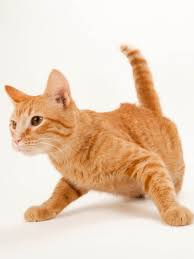
#> input picture dataset/cat/c1.jpg, 194 x 259 px; its folder holds 4 pictures in this run
$ jupyter execute Vol_1_simple_NN.ipynb
#> lines starting #> are read from the running program, lines starting #| are printed output that depends on the picture; pictures that were not available may be replaced by others from this repository, and a replacement may not be noted
[cell 1]
# importing Libraries and Setting auxiliary Variables


import numpy as np
import pandas as pd
import matplotlib.pyplot as plt
from PIL import Image
import os

[cell 2]
def load_image(path, img_size=(64,64)):
#> called with path = 'dataset', img_size = (64, 64)
    images = []
    labels = []
    for label, class_dir in enumerate( ['cat' , 'dog'] ):
        class_path = os.path.join(path, class_dir)

        for img_name in os.listdir(class_path):
            img_path = os.path.join(class_path, img_name)
            img = Image.open(img_path).convert('L').resize(img_size)
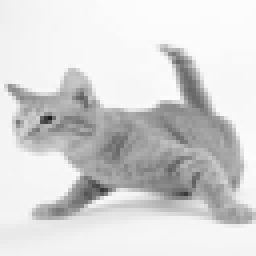
#> img: PIL image 64x64 L (shown 4 times larger); min 30, max 252, mean 214.4
            images.append(np.array(img).flatten())
            labels.append(label)

    return np.array(images) , np.array(labels)


def sigmoid(x):
    return 1/(1+np.exp(-x))

def sigmoid_derivative(x):
    return sigmoid(x) * (1- sigmoid(x))

class DenseLayer:
    def __init__(self, input_size, output_size): #input_size = no. of rows ------ # output = no. of output neurons
        self.weights = np.random.randn(input_size, output_size) * 0.1
        self.bias = np.zeros((1, output_size))


    def forward(self, inputs):
        self.input = inputs
        self.output = sigmoid(np.dot(inputs, self.weights) + self.bias )
        return self.output

    def backward(self, dvalues):
        self.dweights = np.dot(self.input.T, dvalues)
        self.dbias = np.sum(dvalues, axis=0, keepdims=True)
        self.dinputs = np.dot(dvalues, self.weights.T)
        return self.dinputs


class NeuralNetwork:
    def __init__(self, image_size_flatten):
        self.layer1 = DenseLayer(image_size_flatten, 128)
        self.layer2 = DenseLayer(128, 64)
        self.layer3 = DenseLayer(64,1)

    def forward(self, image_dataset_array):
        out = self.layer1.forward(image_dataset_array)              # self.inputs: (9, 4096)     self.output: (9, 128)  image_dataset_array: (9, 4096)
        out = self.layer2.forward(out)                              # self.inputs: (9, 128)      self.output: (9, 64)   image_dataset_array: (9, 128)
        out = self.layer3.forward(out)                              # self.inputs: (9, 64)       self.output: (9, 1)    image_dataset_array: (9, 64
        return out

    def backward(self, dvalues):
        dvalues = self.layer3.backward(dvalues)                     # self.dvalues: (9, 1)      self.dweights: (64, 1)      OUTPUT: (9, 64)
        dvalues = self.layer2.backward(dvalues)                     # self.dvalues: (9, 64)     self.dweights: (128, 64)    OUTPUT: (9, 128)
        self.layer1.backward(dvalues)                               # self.dvalues: (9, 128)    self.dweights: (4096, 128)  OUTPUT: (9, 4096)

    def update(self, learning_rate):
        self.layer1.weights -= learning_rate * self.layer1.dweights
        self.layer1.bias -= learning_rate * self.layer1.dbias

        self.layer2.weights -= learning_rate * self.layer2.dweights
        self.layer2.bias -= learning_rate * self.layer2.dbias

        self.layer3.weights -= learning_rate * self.layer3.dweights
        self.layer3.bias -= learning_rate * self.layer3.dbias


def train(model, image_dataset_array, actual_labels, epochs, learning_rate):
    for epoch in range(epochs):
        output = model.forward(image_dataset_array)
        loss = np.mean((output-actual_labels)**2 )
        print(f" -----> Epoch: {epoch} \n--------->Loss: {loss}")

        dvalues = 2* (output-actual_labels) / actual_labels.size
        model.backward(dvalues)
        model.update(learning_rate)


image_dataset_array, actual_labels = load_image('dataset')
actual_labels = actual_labels.reshape(-1, 1)

input_image_flat_size = image_dataset_array.shape[1]
#> input_image_flat_size = 4096


model1 = NeuralNetwork(image_size_flatten=input_image_flat_size)
#> call 2 of __init__, with input_size = 128, output_size = 64
#> in __init__ (call 2), `self.weights = np.random.randn(input_size, output_size) * 0.1`:
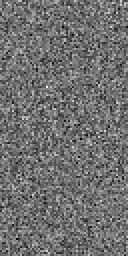
#> self.weights: shape (128, 64) float64 (shown 2 times larger); min -0.347, max 0.438, mean 0.000606; drawn with min black and max white


train(model1, image_dataset_array, actual_labels, epochs=300, learning_rate=0.01)
#> the loop in train, `for epoch in range(epochs):` made 300 passes
#> pass 1, in backward (call 2), `self.dweights = np.dot(self.input.T, dvalues)`:
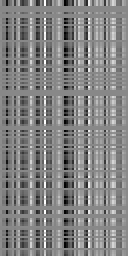
#> self.dweights: shape (128, 64) float64 (shown 2 times larger); min -0.0898, max 0.0784, mean -0.0031; drawn with min black and max white
#> pass 2, in backward (call 5), `self.dweights = np.dot(self.input.T, dvalues)`:
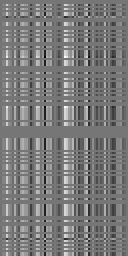
#> self.dweights: shape (128, 64) float64 (shown 2 times larger); min -0.0493, max 0.0568, mean 0.00157; drawn with min black and max white
#> pass 3, in backward (call 8), `self.dweights = np.dot(self.input.T, dvalues)`:
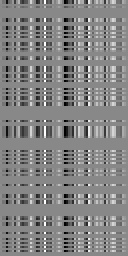
#> self.dweights: shape (128, 64) float64 (shown 2 times larger); min -0.222, max 0.193, mean -0.00595; drawn with min black and max white
